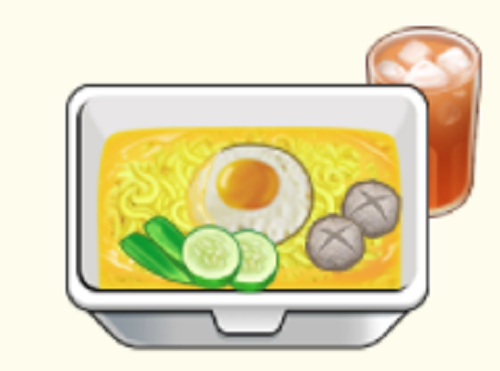
#> input picture kedai-mie/screens/sample-6.png, 500 x 371 px, found by its file name
$ python inrange.py
#> lines starting #> are read from the running program, lines starting #| are printed output that depends on the picture
from __future__ import print_function
import cv2 as cv
import argparse
max_value = 255
max_value_H = 360//2
low_H = 0
low_S = 0
low_V = 0
high_H = max_value_H
high_S = max_value
high_V = max_value
window_capture_name = 'Video Capture'
window_detection_name = 'Object Detection'
low_H_name = 'Low H'
low_S_name = 'Low S'
low_V_name = 'Low V'
high_H_name = 'High H'
high_S_name = 'High S'
high_V_name = 'High V'


def on_low_H_thresh_trackbar(val):
    global low_H
    global high_H
    low_H = val
    low_H = min(high_H-1, low_H)
    cv.setTrackbarPos(low_H_name, window_detection_name, low_H)


def on_high_H_thresh_trackbar(val):
    global low_H
    global high_H
    high_H = val
    high_H = max(high_H, low_H+1)
    cv.setTrackbarPos(high_H_name, window_detection_name, high_H)


def on_low_S_thresh_trackbar(val):
    global low_S
    global high_S
    low_S = val
    low_S = min(high_S-1, low_S)
    cv.setTrackbarPos(low_S_name, window_detection_name, low_S)


def on_high_S_thresh_trackbar(val):
    global low_S
    global high_S
    high_S = val
    high_S = max(high_S, low_S+1)
    cv.setTrackbarPos(high_S_name, window_detection_name, high_S)


def on_low_V_thresh_trackbar(val):
    global low_V
    global high_V
    low_V = val
    low_V = min(high_V-1, low_V)
    cv.setTrackbarPos(low_V_name, window_detection_name, low_V)


def on_high_V_thresh_trackbar(val):
    global low_V
    global high_V
    high_V = val
    high_V = max(high_V, low_V+1)
    cv.setTrackbarPos(high_V_name, window_detection_name, high_V)


img = cv.imread('screens/sample-6.png')
#> img is the input picture: shape (371, 500, 3); mean B, G, R 182.2, 218.2, 225.4
template = cv.imread('assets/esteh-1.png', 0)
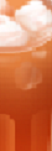
#> input picture kedai-mie/assets/esteh-1.png, 52 x 151 px, found by its file name
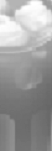
#> template: shape (151, 52); min 102, max 255, mean 157.5

cv.namedWindow(window_capture_name)
cv.namedWindow(window_detection_name)
cv.createTrackbar(low_H_name, window_detection_name, low_H,
                  max_value_H, on_low_H_thresh_trackbar)
cv.createTrackbar(high_H_name, window_detection_name, high_H,
                  max_value_H, on_high_H_thresh_trackbar)
cv.createTrackbar(low_S_name, window_detection_name, low_S,
                  max_value, on_low_S_thresh_trackbar)
cv.createTrackbar(high_S_name, window_detection_name, high_S,
                  max_value, on_high_S_thresh_trackbar)
cv.createTrackbar(low_V_name, window_detection_name, low_V,
                  max_value, on_low_V_thresh_trackbar)
cv.createTrackbar(high_V_name, window_detection_name, high_V,
                  max_value, on_high_V_thresh_trackbar)
while True:

    frame_HSV = cv.cvtColor(img, cv.COLOR_BGR2HSV)
#> frame_HSV: shape (371, 500, 3); mean H, S, V 33.1, 53.4, 228.3
    frame_threshold = cv.inRange(
        frame_HSV, (low_H, low_S, low_V), (high_H, high_S, high_V))
#> frame_threshold: shape (371, 500); every value is 255
    # frame_threshold = cv.GaussianBlur(frame_threshold, (5, 5), 0)

    frame_result = cv.matchTemplate(
        frame_threshold, template, cv.TM_CCOEFF_NORMED)
#> frame_result: shape (221, 449) float32; every value is 0

    _, max_val, _, max_loc = cv.minMaxLoc(frame_result)
#> max_val = 0; max_loc = (0, 0)
    w, h = template.shape[::-1]
#> w = 52; h = 151

    if (max_val > 0.7):
        cv.rectangle(img, max_loc,
                     (max_loc[0] + w, max_loc[1] + h), (0, 0, 255), 2)
    cv.imshow(window_capture_name, img)
    cv.imshow(window_detection_name, frame_threshold)
    cv.imshow('Result', frame_result)

    key = cv.waitKey(30)
#> (key q is pressed here)
    if key == ord('q') or key == 27:
        break
